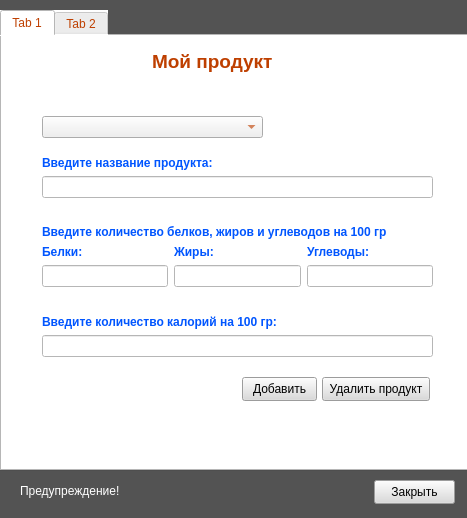
<?xml version="1.0" encoding="UTF-8"?>
<ui version="4.0">
 <class>Form</class>
 <widget class="QWidget" name="Form">
  <property name="geometry">
   <rect>
    <x>0</x>
    <y>0</y>
    <width>467</width>
    <height>518</height>
   </rect>
  </property>
  <property name="windowTitle">
   <string>Form</string>
  </property>
  <property name="styleSheet">
   <string notr="true">background-color: rgb(255, 255, 255);
background-color: rgb(83, 83, 83);
</string>
  </property>
  <widget class="QTabWidget" name="tabWidget">
   <property name="geometry">
    <rect>
     <x>0</x>
     <y>10</y>
     <width>481</width>
     <height>461</height>
    </rect>
   </property>
   <property name="styleSheet">
    <string notr="true">background-color: rgb(255, 255, 255);
font: 10pt &quot;Book Antiqua&quot;;
color: rgb(190, 63, 0);
font: 8pt &quot;Book Antiqua&quot;;</string>
   </property>
   <property name="currentIndex">
    <number>0</number>
   </property>
   <widget class="QWidget" name="tab">
    <attribute name="title">
     <string>Tab 1</string>
    </attribute>
    <widget class="QWidget" name="layoutWidget">
     <property name="geometry">
      <rect>
       <x>40</x>
       <y>120</y>
       <width>391</width>
       <height>201</height>
      </rect>
     </property>
     <layout class="QVBoxLayout" name="verticalLayout_5">
      <item>
       <layout class="QVBoxLayout" name="verticalLayout_4">
        <item>
         <widget class="QLabel" name="label_name">
          <property name="styleSheet">
           <string notr="true">font: 10pt &quot;Book Antiqua&quot;;</string>
          </property>
          <property name="text">
           <string>&lt;html&gt;&lt;head/&gt;&lt;body&gt;&lt;p&gt;&lt;span style=&quot; font-weight:600; color:#0055ff;&quot;&gt;Введите название продукта:&lt;/span&gt;&lt;/p&gt;&lt;/body&gt;&lt;/html&gt;</string>
          </property>
         </widget>
        </item>
        <item>
         <widget class="QLineEdit" name="lineEdit_name">
          <property name="styleSheet">
           <string notr="true">font: 10pt &quot;Book Antiqua&quot;;</string>
          </property>
         </widget>
        </item>
        <item>
         <spacer name="verticalSpacer_2">
          <property name="orientation">
           <enum>Qt::Vertical</enum>
          </property>
          <property name="sizeHint" stdset="0">
           <size>
            <width>20</width>
            <height>40</height>
           </size>
          </property>
         </spacer>
        </item>
       </layout>
      </item>
      <item>
       <widget class="QLabel" name="label_info">
        <property name="styleSheet">
         <string notr="true">font: 10pt &quot;Book Antiqua&quot;;</string>
        </property>
        <property name="text">
         <string>&lt;html&gt;&lt;head/&gt;&lt;body&gt;&lt;p&gt;&lt;span style=&quot; font-weight:600; color:#0055ff;&quot;&gt;  Введите количество белков,  жиров и углеводов на 100 гр  &lt;/span&gt;&lt;/p&gt;&lt;/body&gt;&lt;/html&gt;</string>
        </property>
       </widget>
      </item>
      <item>
       <layout class="QHBoxLayout" name="horizontalLayout">
        <item>
         <layout class="QVBoxLayout" name="verticalLayout">
          <item>
           <widget class="QLabel" name="label_prot">
            <property name="styleSheet">
             <string notr="true">font: 10pt &quot;Book Antiqua&quot;;</string>
            </property>
            <property name="text">
             <string>&lt;html&gt;&lt;head/&gt;&lt;body&gt;&lt;p&gt;&lt;span style=&quot; font-weight:600; color:#0055ff;&quot;&gt;Белки:&lt;/span&gt;&lt;/p&gt;&lt;/body&gt;&lt;/html&gt;</string>
            </property>
           </widget>
          </item>
          <item>
           <widget class="QLineEdit" name="lineEdit_proteins">
            <property name="styleSheet">
             <string notr="true">font: 10pt &quot;Book Antiqua&quot;;</string>
            </property>
           </widget>
          </item>
         </layout>
        </item>
        <item>
         <layout class="QVBoxLayout" name="verticalLayout_2">
          <item>
           <widget class="QLabel" name="label_fats">
            <property name="styleSheet">
             <string notr="true">font: 10pt &quot;Book Antiqua&quot;;</string>
            </property>
            <property name="text">
             <string>&lt;html&gt;&lt;head/&gt;&lt;body&gt;&lt;p&gt;&lt;span style=&quot; font-weight:600; color:#0055ff;&quot;&gt;Жиры:&lt;/span&gt;&lt;/p&gt;&lt;/body&gt;&lt;/html&gt;</string>
            </property>
           </widget>
          </item>
          <item>
           <widget class="QLineEdit" name="lineEdit_fats">
            <property name="styleSheet">
             <string notr="true">font: 10pt &quot;Book Antiqua&quot;;</string>
            </property>
           </widget>
          </item>
         </layout>
        </item>
        <item>
         <layout class="QVBoxLayout" name="verticalLayout_3">
          <item>
           <widget class="QLabel" name="label_carb">
            <property name="styleSheet">
             <string notr="true">font: 10pt &quot;Book Antiqua&quot;;</string>
            </property>
            <property name="text">
             <string>&lt;html&gt;&lt;head/&gt;&lt;body&gt;&lt;p&gt;&lt;span style=&quot; font-weight:600; color:#0055ff;&quot;&gt;Углеводы:&lt;/span&gt;&lt;/p&gt;&lt;/body&gt;&lt;/html&gt;</string>
            </property>
           </widget>
          </item>
          <item>
           <widget class="QLineEdit" name="lineEdit_carbohydrates">
            <property name="styleSheet">
             <string notr="true">font: 10pt &quot;Book Antiqua&quot;;</string>
            </property>
           </widget>
          </item>
         </layout>
        </item>
       </layout>
      </item>
      <item>
       <spacer name="verticalSpacer">
        <property name="orientation">
         <enum>Qt::Vertical</enum>
        </property>
        <property name="sizeHint" stdset="0">
         <size>
          <width>20</width>
          <height>40</height>
         </size>
        </property>
       </spacer>
      </item>
      <item>
       <layout class="QVBoxLayout" name="verticalLayout_6">
        <item>
         <widget class="QLabel" name="label_calor">
          <property name="styleSheet">
           <string notr="true">font: 10pt &quot;Book Antiqua&quot;;</string>
          </property>
          <property name="text">
           <string>&lt;html&gt;&lt;head/&gt;&lt;body&gt;&lt;p&gt;&lt;span style=&quot; font-weight:600; color:#0055ff;&quot;&gt;Введите количество калорий на 100 гр:&lt;/span&gt;&lt;/p&gt;&lt;/body&gt;&lt;/html&gt;</string>
          </property>
         </widget>
        </item>
        <item>
         <widget class="QLineEdit" name="lineEdit_calories">
          <property name="styleSheet">
           <string notr="true">font: 10pt &quot;Book Antiqua&quot;;</string>
          </property>
         </widget>
        </item>
       </layout>
      </item>
     </layout>
    </widget>
    <widget class="QLabel" name="label_my_prod">
     <property name="geometry">
      <rect>
       <x>150</x>
       <y>10</y>
       <width>131</width>
       <height>31</height>
      </rect>
     </property>
     <property name="text">
      <string>&lt;html&gt;&lt;head/&gt;&lt;body&gt;&lt;p&gt;&lt;span style=&quot; font-size:14pt; font-weight:600;&quot;&gt;Мой продукт&lt;/span&gt;&lt;/p&gt;&lt;/body&gt;&lt;/html&gt;</string>
     </property>
    </widget>
    <widget class="QComboBox" name="comboBox_myprod">
     <property name="geometry">
      <rect>
       <x>40</x>
       <y>80</y>
       <width>221</width>
       <height>22</height>
      </rect>
     </property>
     <property name="styleSheet">
      <string notr="true">font: 9pt &quot;Book Antiqua&quot;;
background-color: rgb(239, 239, 239);</string>
     </property>
    </widget>
    <widget class="QPushButton" name="pushButton_add">
     <property name="geometry">
      <rect>
       <x>240</x>
       <y>341</y>
       <width>75</width>
       <height>24</height>
      </rect>
     </property>
     <property name="styleSheet">
      <string notr="true">font: 9pt &quot;Book Antiqua&quot;;
color: rgb(0, 0, 0);
background-color: rgb(218, 218, 218);</string>
     </property>
     <property name="text">
      <string>Добавить</string>
     </property>
    </widget>
    <widget class="QPushButton" name="pushButton_del">
     <property name="geometry">
      <rect>
       <x>320</x>
       <y>341</y>
       <width>108</width>
       <height>24</height>
      </rect>
     </property>
     <property name="styleSheet">
      <string notr="true">font: 9pt &quot;Book Antiqua&quot;;
color: rgb(0, 0, 0);
background-color: rgb(218, 218, 218);</string>
     </property>
     <property name="text">
      <string>Удалить продукт</string>
     </property>
    </widget>
   </widget>
   <widget class="QWidget" name="tab_2">
    <attribute name="title">
     <string>Tab 2</string>
    </attribute>
    <widget class="QLabel" name="label_my_rec">
     <property name="geometry">
      <rect>
       <x>170</x>
       <y>0</y>
       <width>121</width>
       <height>31</height>
      </rect>
     </property>
     <property name="text">
      <string>&lt;html&gt;&lt;head/&gt;&lt;body&gt;&lt;p&gt;&lt;span style=&quot; font-size:14pt; font-weight:600;&quot;&gt;Мой рецепт&lt;/span&gt;&lt;/p&gt;&lt;/body&gt;&lt;/html&gt;</string>
     </property>
    </widget>
    <widget class="QTableWidget" name="tableWidget_rec">
     <property name="geometry">
      <rect>
       <x>10</x>
       <y>230</y>
       <width>441</width>
       <height>171</height>
      </rect>
     </property>
     <property name="styleSheet">
      <string notr="true">gridline-color: rgb(173, 173, 173);
font: 10pt &quot;Book Antiqua&quot;;
background-color: rgb(239, 239, 239);
color: rgb(0, 85, 255);
</string>
     </property>
    </widget>
    <widget class="QLabel" name="label_info_rec">
     <property name="geometry">
      <rect>
       <x>20</x>
       <y>40</y>
       <width>421</width>
       <height>81</height>
      </rect>
     </property>
     <property name="styleSheet">
      <string notr="true">font: 10pt &quot;Book Antiqua&quot;;</string>
     </property>
     <property name="text">
      <string>&lt;html&gt;&lt;head/&gt;&lt;body&gt;&lt;p/&gt;&lt;/body&gt;&lt;/html&gt;</string>
     </property>
    </widget>
    <widget class="QLabel" name="label_ingr">
     <property name="geometry">
      <rect>
       <x>20</x>
       <y>190</y>
       <width>131</width>
       <height>21</height>
      </rect>
     </property>
     <property name="text">
      <string>&lt;html&gt;&lt;head/&gt;&lt;body&gt;&lt;p&gt;&lt;span style=&quot; font-size:11pt; font-weight:600;&quot;&gt;Ингридиенты:&lt;/span&gt;&lt;/p&gt;&lt;/body&gt;&lt;/html&gt;</string>
     </property>
    </widget>
    <widget class="QComboBox" name="comboBox_myrec">
     <property name="geometry">
      <rect>
       <x>280</x>
       <y>160</y>
       <width>171</width>
       <height>22</height>
      </rect>
     </property>
     <property name="styleSheet">
      <string notr="true">font: 9pt &quot;Book Antiqua&quot;;
background-color: rgb(239, 239, 239);</string>
     </property>
    </widget>
    <widget class="QLineEdit" name="lineEdit_name_rec">
     <property name="geometry">
      <rect>
       <x>10</x>
       <y>160</y>
       <width>261</width>
       <height>20</height>
      </rect>
     </property>
     <property name="styleSheet">
      <string notr="true">font: 10pt &quot;Book Antiqua&quot;;</string>
     </property>
    </widget>
    <widget class="QLabel" name="label_name_rec">
     <property name="geometry">
      <rect>
       <x>10</x>
       <y>130</y>
       <width>61</width>
       <height>31</height>
      </rect>
     </property>
     <property name="styleSheet">
      <string notr="true">background-color: rgba(255, 255, 255, 0);</string>
     </property>
     <property name="text">
      <string>&lt;html&gt;&lt;head/&gt;&lt;body&gt;&lt;p&gt;&lt;span style=&quot; font-size:9pt; font-weight:600;&quot;&gt;Название&lt;/span&gt;&lt;/p&gt;&lt;/body&gt;&lt;/html&gt;</string>
     </property>
    </widget>
    <widget class="QPushButton" name="pushButton_save">
     <property name="geometry">
      <rect>
       <x>264</x>
       <y>410</y>
       <width>81</width>
       <height>24</height>
      </rect>
     </property>
     <property name="styleSheet">
      <string notr="true">font: 9pt &quot;Book Antiqua&quot;;
color: rgb(0, 0, 0);
background-color: rgb(218, 218, 218);</string>
     </property>
     <property name="text">
      <string>Сохранить</string>
     </property>
    </widget>
    <widget class="QPushButton" name="pushButton_save_2">
     <property name="geometry">
      <rect>
       <x>350</x>
       <y>410</y>
       <width>101</width>
       <height>24</height>
      </rect>
     </property>
     <property name="styleSheet">
      <string notr="true">font: 9pt &quot;Book Antiqua&quot;;
color: rgb(0, 0, 0);
background-color: rgb(218, 218, 218);</string>
     </property>
     <property name="text">
      <string>Удалить рецепт</string>
     </property>
    </widget>
    <widget class="QPushButton" name="pushButton_add_rec">
     <property name="geometry">
      <rect>
       <x>290</x>
       <y>200</y>
       <width>75</width>
       <height>24</height>
      </rect>
     </property>
     <property name="styleSheet">
      <string notr="true">font: 9pt &quot;Book Antiqua&quot;;
color: rgb(0, 0, 0);
background-color: rgb(218, 218, 218);</string>
     </property>
     <property name="text">
      <string>Добавить</string>
     </property>
    </widget>
    <widget class="QPushButton" name="pushButton_del_rec">
     <property name="geometry">
      <rect>
       <x>370</x>
       <y>200</y>
       <width>75</width>
       <height>24</height>
      </rect>
     </property>
     <property name="styleSheet">
      <string notr="true">font: 9pt &quot;Book Antiqua&quot;;
color: rgb(0, 0, 0);
background-color: rgb(218, 218, 218);</string>
     </property>
     <property name="text">
      <string>Удалить</string>
     </property>
    </widget>
   </widget>
  </widget>
  <widget class="QLabel" name="waring">
   <property name="geometry">
    <rect>
     <x>20</x>
     <y>481</y>
     <width>271</width>
     <height>20</height>
    </rect>
   </property>
   <property name="styleSheet">
    <string notr="true">font: 10pt &quot;Book Antiqua&quot;;</string>
   </property>
   <property name="text">
    <string>&lt;html&gt;&lt;head/&gt;&lt;body&gt;&lt;p&gt;&lt;span style=&quot; color:#ffffff;&quot;&gt;Предупреждение!&lt;/span&gt;&lt;/p&gt;&lt;/body&gt;&lt;/html&gt;</string>
   </property>
  </widget>
  <widget class="QPushButton" name="pushButton_cancel">
   <property name="geometry">
    <rect>
     <x>374</x>
     <y>480</y>
     <width>81</width>
     <height>24</height>
    </rect>
   </property>
   <property name="styleSheet">
    <string notr="true">font: 9pt &quot;Book Antiqua&quot;;
color: rgb(0, 0, 0);
background-color: rgb(218, 218, 218);</string>
   </property>
   <property name="text">
    <string>Закрыть</string>
   </property>
  </widget>
  <widget class="QWidget" name="">
   <property name="geometry">
    <rect>
     <x>0</x>
     <y>0</y>
     <width>2</width>
     <height>2</height>
    </rect>
   </property>
   <layout class="QVBoxLayout" name="verticalLayout_7"/>
  </widget>
  <widget class="QWidget" name="">
   <property name="geometry">
    <rect>
     <x>0</x>
     <y>0</y>
     <width>2</width>
     <height>2</height>
    </rect>
   </property>
   <layout class="QVBoxLayout" name="verticalLayout_8"/>
  </widget>
 </widget>
 <resources/>
 <connections/>
</ui>
